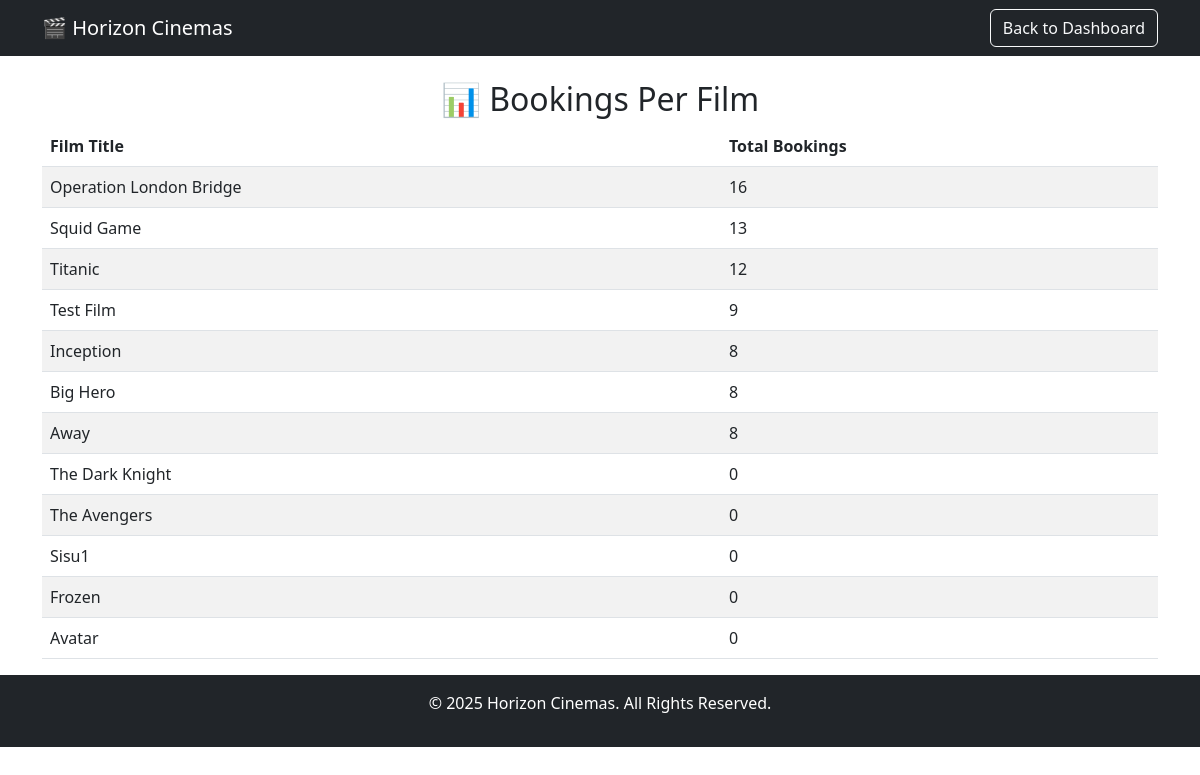
Screenshot of /report/bookings_per_film (signed in) with the database file from the repository.
### tables this page shows
CREATE TABLE films (
            id INTEGER PRIMARY KEY AUTOINCREMENT,
            title TEXT NOT NULL,
            genre TEXT NOT NULL,
            age_rating TEXT NOT NULL,
            description TEXT,
            actors TEXT
        );

### blueprints/booking_routes.py (the view)
@booking_routes.route('/report/bookings_per_film')
@jwt_required()
def bookings_per_film():
    with get_db_connection() as conn:
        cursor = conn.cursor()
        cursor.execute("""
            SELECT films.title, COUNT(bookings.id) AS total_bookings
            FROM films
            LEFT JOIN showtimes ON films.id = showtimes.film_id
            LEFT JOIN bookings ON showtimes.id = bookings.showtime_id
            GROUP BY films.title
            ORDER BY total_bookings DESC;
        """)
        report = cursor.fetchall()
    return render_template("report.html", report=report, title="Bookings Per Film")

### database/database_setup.py (called while the page is built)
def get_db_connection():
    print("✅ get_db_connection() called")
    print("📍 USING DB: /Users/foyezahammed/Desktop/SDGP-1/database/horizon_cinemas.db")
    conn = sqlite3.connect("/Users/foyezahammed/Desktop/SDGP-1/database/horizon_cinemas.db")
    conn.row_factory = sqlite3.Row
    return conn

### templates/report.html (shortened to what this page needs)
<!DOCTYPE html>
<html lang="en">
<head>
    <link rel="stylesheet" href="{{ url_for('static', filename='style.css') }}">
    <link rel="stylesheet" href="https://cdn.jsdelivr.net/npm/bootstrap@5.3.0/dist/css/bootstrap.min.css">
</head>
<body>
    <nav class="navbar navbar-dark bg-dark">
        <div class="container">
            <a class="navbar-brand" href="/">🎬 Horizon Cinemas</a>
            <a href="/admin_dashboard" class="btn btn-outline-light">Back to Dashboard</a>
        </div>
    </nav>
    <div class="container mt-4">
        <h2 class="text-center">📊 {{ title }}</h2>
        <table class="table table-striped">
            <thead>
                <tr>
                    <th>Film Title</th>
                    <th>Total Bookings</th>
                </tr>
            </thead>
            <tbody>
                {% for row in report %}
                <tr>
                    <td>{{ row['title'] }}</td>
                    <td>{{ row['total_bookings'] }}</td>
                </tr>
                {% endfor %}
            </tbody>
        </table>
    </div>
    <footer class="text-center bg-dark text-white py-3">
        <p>© 2025 Horizon Cinemas. All Rights Reserved.</p>
    </footer>
</body>
</html>

### static/style.css (style rules this page uses)
body { font-family: Arial, sans-serif; background-color: #f5f5f5; margin: 0; padding: 0; }

### rows the page displays
films: title "Operation London Bridge", total_bookings "16"
films: title "Squid Game", total_bookings "13"
films: title "Titanic", total_bookings "12"
films: title "Inception", total_bookings "8"
films: title "Big Hero", total_bookings "8"
films: title "Away", total_bookings "8"
films: title "The Dark Knight", total_bookings "0"
films: title "The Avengers", total_bookings "0"
films: title "Sisu1", total_bookings "0"
films: title "Frozen", total_bookings "0"
films: title "Avatar", total_bookings "0"

### other values shown
{{ title }} "Bookings Per Film"
{{ row['title'] }} "Test Film"
{{ row['total_bookings'] }} "9"
